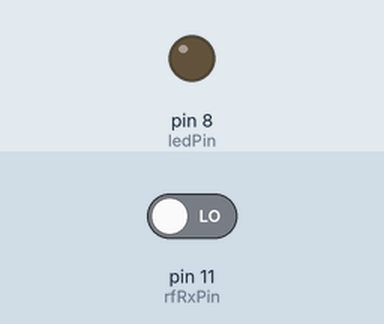
Recording of a sketch running on a simulated Arduino Uno, built with avr-gcc and run on an emulated ATmega328P. Shown: output pins drawn as LEDs (lit = HIGH). The inputs (shaded band) are chosen by the test bench; at power-on: pin 11 (rfRxPin) LOW.

Above: at 1.2 s.
1.3 s: pin 11 (rfRxPin) driven HIGH
At 1.9 s:
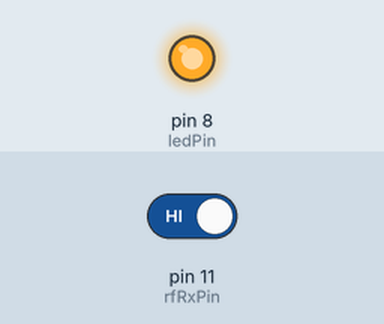
2.8 s: pin 11 (rfRxPin) driven LOW
At 3.1 s:
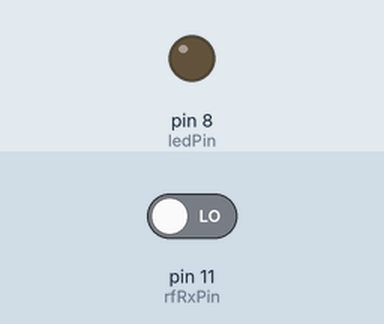
Timing chart, 0 to 5.8 s (numbered marks = the images above; inputs shaded):
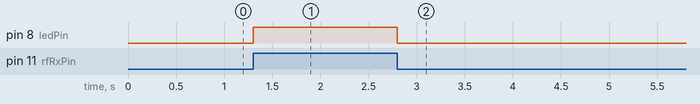

The sketch:

RF_Receiver_code.ino
```cpp
#define rfRxPin 11
#define ledPin 8

void setup() {
  pinMode(rfRxPin, INPUT);
  pinMode(ledPin, OUTPUT);
}

void loop() {
  int rfData = digitalRead(rfRxPin);

  if (rfData == HIGH) {
    digitalWrite(ledPin, HIGH);
  } else {
    digitalWrite(ledPin, LOW);
  }
}
```

Measured:
- after the input at 1.3 s, pin 8 (ledPin): LOW → HIGH at once
- after the input at 2.8 s, pin 8 (ledPin): HIGH → LOW at once
